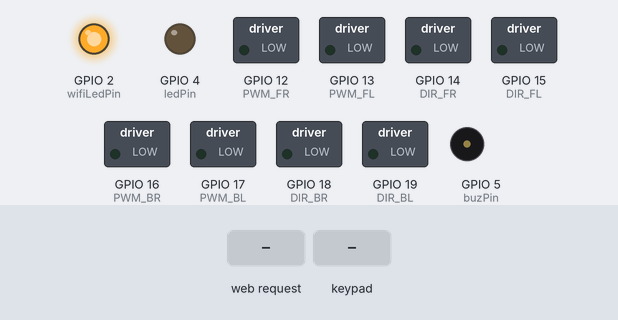
Bench run of a sketch on a simulated ESP32. On the bench: switched loads named in the sketch (green lamp = pin HIGH), output pins drawn as LEDs (lit = HIGH), buzzer (waves = sounding, pin HIGH). The inputs (shaded band) are chosen by the test bench. WiFi joins after 1.5 s; servers stay silent unless stated; nothing arrives over Bluetooth unless stated; what the sketch prints to the serial monitor is not drawn.

Above: at 4.7 s.
4.8 s: HTTP request GET /?State=F received
At 5.5 s:
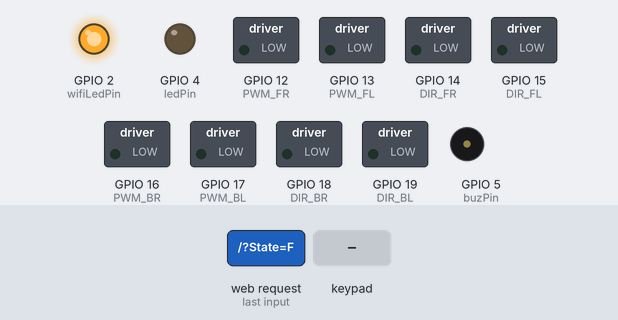
6.3 s: HTTP request GET /?State=B received
At 6.7 s:
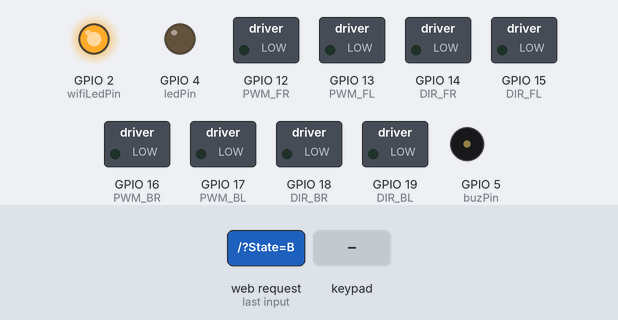
7.8 s: key 'X' pressed
At 8.01 s:
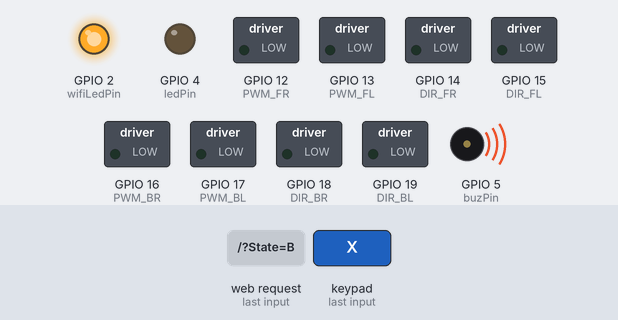
9.7 s: HTTP request GET /?State=R received
At 10.5 s:
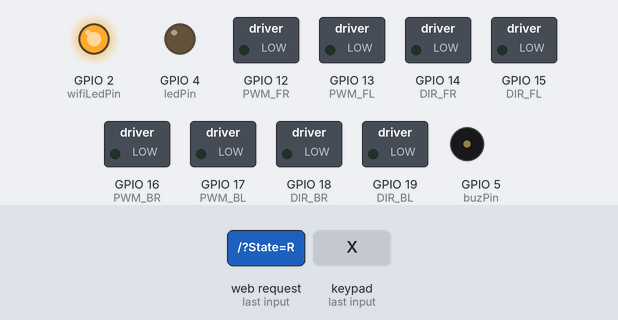
11.2 s: HTTP request GET /?State=L received
At 11.6 s:
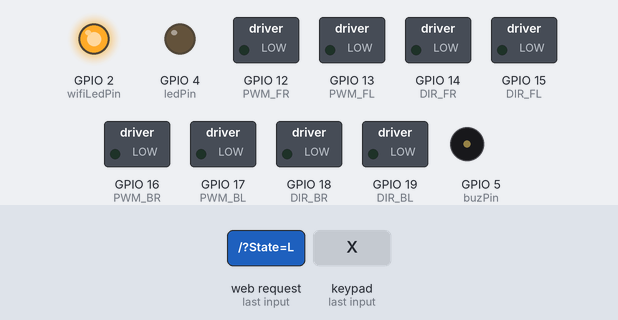
12.7 s: key 'O' pressed
At 13.2 s:
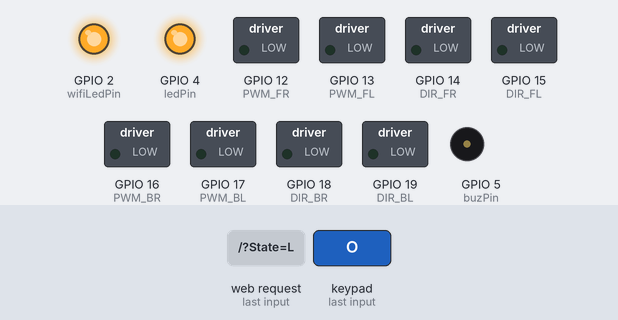
Timing chart, 0 to 15.2 s (numbered marks = the images above; inputs shaded):
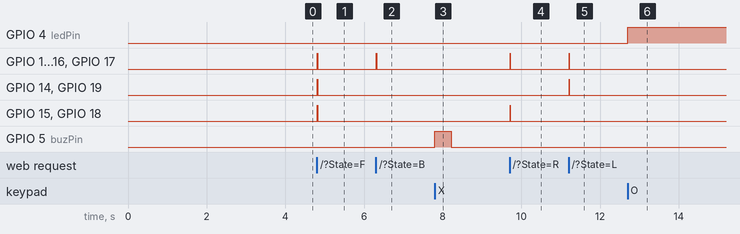

Measured:
- after the input at 4.8 s, GPIO 12 (PWM_FR), GPIO 13 (PWM_FL), GPIO 14 (DIR_FR), GPIO 15 (DIR_FL), GPIO 16 (PWM_BR), GPIO 17 (PWM_BL), GPIO 18 (DIR_BR), GPIO 19 (DIR_BL): LOW → HIGH at once, → LOW 0.01 s later
- after the input at 6.3 s, GPIO 12 (PWM_FR), GPIO 13 (PWM_FL), GPIO 16 (PWM_BR), GPIO 17 (PWM_BL): LOW → HIGH at once, → LOW 0.01 s later
- after the input at 7.8 s, GPIO 5 (buzPin): LOW → HIGH at once, → LOW 0.42 s later
- after the input at 9.7 s, GPIO 12 (PWM_FR), GPIO 13 (PWM_FL), GPIO 15 (DIR_FL), GPIO 16 (PWM_BR), GPIO 17 (PWM_BL), GPIO 18 (DIR_BR): LOW → HIGH at once, → LOW 0.01 s later
- after the input at 11.2 s, GPIO 12 (PWM_FR), GPIO 13 (PWM_FL), GPIO 14 (DIR_FR), GPIO 16 (PWM_BR), GPIO 17 (PWM_BL), GPIO 19 (DIR_BL): LOW → HIGH at once, → LOW 0.01 s later
- after the input at 12.7 s, GPIO 4 (ledPin): LOW → HIGH at once

The sketch:

EWRC32_Remote_Control_Mecanum.ino
```cpp
/******************* WiFi Robot Remote Control Mode ********************/
#include <WiFi.h>
//#include <ArduinoOTA.h>
#include <ESPAsyncWebServer.h>
#include <Ps3Controller.h>


// connections for drive Motors
int PWM_FR = 12;
int PWM_FL = 13;
int DIR_FR = 14;
int DIR_FL = 15;

int PWM_BR = 16;
int PWM_BL = 17;
int DIR_BR = 18;
int DIR_BL = 19;

const int buzPin = 5;      // set digital pin D5 as buzzer pin (use active buzzer)
const int ledPin = 4;      // set digital pin D8 as LED pin (use super bright LED)
const int wifiLedPin = 2;  // set digital pin D0 as indication, the LED turn on if NodeMCU connected to WiFi as STA mode

bool ledStatus = false;

String command;          // String to store app command state.
int SPEED = 1023;        // 330 - 1023.
int speed_Coeff = 5;

AsyncWebServer server(80);


void notFound(AsyncWebServerRequest *request) {
  request->send(404, "text/plain", "Not found");
}


unsigned long previousMillis = 0;

//String sta_ssid = "$your_ssid_maximum_32_characters";      // set Wifi networks you want to connect to
//String sta_password = "$your_pswd_maximum_32_characters";  // set password for Wifi networks

String sta_ssid = "";      // set Wifi networks you want to connect to
String sta_password = "";  // set password for Wifi networks


void setup(){
  Serial.begin(115200);    // set up Serial library at 115200 bps
  Serial.println();
  Serial.println("*ESP32 WiFi Robot Remote Control Mode*");
  Serial.println("--------------------------------------");

  pinMode(buzPin, OUTPUT);      // sets the buzzer pin as an Output
  pinMode(ledPin, OUTPUT);      // sets the LED pin as an Output
  pinMode(wifiLedPin, OUTPUT);  // sets the Wifi LED pin as an Output
  digitalWrite(buzPin, LOW);
  digitalWrite(ledPin, LOW);
  digitalWrite(wifiLedPin, HIGH);
  digitalWrite(wifiLedPin, HIGH);

  // Set all the motor control pins to outputs
  pinMode(PWM_FR, OUTPUT);
  pinMode(PWM_FL, OUTPUT);
  pinMode(DIR_FR, OUTPUT);
  pinMode(DIR_FL, OUTPUT);

  pinMode(PWM_BR, OUTPUT);
  pinMode(PWM_BL, OUTPUT);
  pinMode(DIR_BR, OUTPUT);
  pinMode(DIR_BL, OUTPUT);

  // Turn off motors - Initial state
  digitalWrite(DIR_FR, LOW);
  digitalWrite(DIR_FL, LOW);
  digitalWrite(DIR_BR, LOW);
  digitalWrite(DIR_BL, LOW);

  Ps3.attach(notify);
  Ps3.attachOnConnect(onConnect);
  Ps3.attachOnDisconnect(onDisConnect);
  Ps3.begin();
  String address = Ps3.getAddress();
  Serial.print("The ESP32's Bluetooth MAC address is: ");
  Serial.println(address);

//  ledcSetup(0, 1000 , 8);
//  ledcAttachPin(PWM_FR, 0);
//  ledcSetup(1, 1000 , 8);
//  ledcAttachPin(PWM_FL, 1);
//
//  ledcSetup(2, 1000 , 8);
//  ledcAttachPin(PWM_BR, 2);
//  ledcSetup(3, 1000 , 8);
//  ledcAttachPin(PWM_BL, 3);

  // set ESP32 Wifi hostname based on chip mac address
  char chip_id[15];
  snprintf(chip_id, 15, "%04X", (uint16_t)(ESP.getEfuseMac()>>32));
  String hostname = "esp32Car-" + String(chip_id);

  Serial.println();
  Serial.println("Hostname: "+hostname);

  // first, set NodeMCU as STA mode to connect with a Wifi network
  WiFi.mode(WIFI_STA);
  WiFi.begin(sta_ssid.c_str(), sta_password.c_str());
  Serial.println("");
  Serial.print("Connecting to: ");
  Serial.println(sta_ssid);
  Serial.print("Password: ");
  Serial.println(sta_password);

  // try to connect with Wifi network about 10 seconds
  unsigned long currentMillis = millis();
  previousMillis = currentMillis;
  while (WiFi.status() != WL_CONNECTED && currentMillis - previousMillis <= 10000) {
    delay(500);
    Serial.print(".");
    currentMillis = millis();
  }

  // if failed to connect with Wifi network set NodeMCU as AP mode
  if (WiFi.status() == WL_CONNECTED) {
    Serial.println("");
    Serial.println("*WiFi-STA-Mode*");
    Serial.print("IP: ");
    Serial.println(WiFi.localIP());
    digitalWrite(wifiLedPin, HIGH);    // Wifi LED on when connected to Wifi as STA mode
    delay(2000);
  } else {
    WiFi.mode(WIFI_AP);
    WiFi.softAP(hostname.c_str());
    IPAddress myIP = WiFi.softAPIP();
    Serial.println("");
    Serial.println("WiFi failed connected to " + sta_ssid);
    Serial.println("");
    Serial.println("*WiFi-AP-Mode*");
    Serial.print("AP IP address: ");
    Serial.println(myIP);
    digitalWrite(wifiLedPin, LOW);   // Wifi LED off when status as AP mode
    delay(2000);
  }


  // Send a GET request to <ESP_IP>/?fader=<inputValue>
    server.on("/", HTTP_GET, [] (AsyncWebServerRequest *request) {
    String inputValue;
    String inputMessage;

    // Get value for Forward/Backward
    if (request->hasParam("State")) {
      inputValue = request->getParam("State")->value();

      if (inputValue.equals("F")) Forward();          // check string then call a function or set a value
      else if (inputValue.equals("B")) Backward();
      else if (inputValue.equals("R")) TurnRight();
      else if (inputValue.equals("L")) TurnLeft();
      else if (inputValue.equals("G")) ForwardLeft();
      else if (inputValue.equals("H")) BackwardLeft();
      else if (inputValue.equals("I")) ForwardRight();
      else if (inputValue.equals("J")) BackwardRight();
      else if (inputValue.equals("S")) Stop();
      else if (inputValue.equals("V")) BeepHorn();
      else if (inputValue.equals("W")) TurnLightOn();
      else if (inputValue.equals("w")) TurnLightOff();
      else if (inputValue.equals("0")) SPEED = 330;
      else if (inputValue.equals("1")) SPEED = 400;
      else if (inputValue.equals("2")) SPEED = 470;
      else if (inputValue.equals("3")) SPEED = 540;
      else if (inputValue.equals("4")) SPEED = 610;
      else if (inputValue.equals("5")) SPEED = 680;
      else if (inputValue.equals("6")) SPEED = 750;
      else if (inputValue.equals("7")) SPEED = 820;
      else if (inputValue.equals("8")) SPEED = 890;
      else if (inputValue.equals("9")) SPEED = 960;
      else if (inputValue.equals("q")) SPEED = 1023;
      else inputValue = "No message sent";
    }

    Serial.println(inputValue);
    inputValue="";
    request->send(200, "text/text", "");
  });

  server.onNotFound (notFound);    // when a client requests an unknown URI (i.e. something other than "/"), call function "handleNotFound"
  server.begin();


//  ArduinoOTA.begin();                       // enable to receive update/uploade firmware via Wifi OTA
}

void notify()
{
  int lxAxisValue =(Ps3.data.analog.stick.lx);  //Left stick  - x axis - turnright/turnleft car movement
  int lyAxisValue =(Ps3.data.analog.stick.ly);  //Left stick  - y axis - forward/backward car movement
  int rxAxisValue =(Ps3.data.analog.stick.rx);  //Right stick - x axis - left/right car movement

  if (lyAxisValue <= -50){       //Move car Forward
    Forward();
  }
  else if (lyAxisValue >= 50){   //Move car Backward
    Backward();
  }
  else if (lxAxisValue >= 50){   //Move car ForwardRight
    ForwardRight();
  }
  else if (lxAxisValue <= -50){   //Move car ForwardLeft
    ForwardLeft();
  }
  else if (rxAxisValue >= 50){  //Move car Right
    TurnRight();
  }
  else if (rxAxisValue <= -50){   //Move car Left
    TurnLeft();
  }
  else {
    Stop();
  }

  if(Ps3.event.button_down.cross){
    digitalWrite(buzPin,HIGH);
    delay(10);
  } else if (Ps3.event.button_up.cross){
    digitalWrite(buzPin,LOW);
  }

  if(Ps3.event.button_down.circle){
    ledStatus=!ledStatus;
    digitalWrite(ledPin,ledStatus);
  }

}

void onConnect(){
  Serial.println("Connected!.");
}

void onDisConnect(){

}

void loop() {
//    ArduinoOTA.handle();          // listen for update OTA request from clients
}


// function to move forward
void Forward(){
  digitalWrite(DIR_FR, HIGH);
  digitalWrite(DIR_FL, HIGH);
  digitalWrite(DIR_BR, HIGH);
  digitalWrite(DIR_BL, HIGH);
  digitalWrite(PWM_FR, HIGH);
  digitalWrite(PWM_FL, HIGH);
  digitalWrite(PWM_BR, HIGH);
  digitalWrite(PWM_BL, HIGH);
}

// function to move backward
void Backward(){
  digitalWrite(DIR_FR, LOW);
  digitalWrite(DIR_FL, LOW);
  digitalWrite(DIR_BR, LOW);
  digitalWrite(DIR_BL, LOW);
  digitalWrite(PWM_FR, HIGH);
  digitalWrite(PWM_FL, HIGH);
  digitalWrite(PWM_BR, HIGH);
  digitalWrite(PWM_BL, HIGH);
}

// function to turn right
void TurnRight(){
  digitalWrite(DIR_FR, LOW);
  digitalWrite(DIR_FL, HIGH);
  digitalWrite(DIR_BR, HIGH);
  digitalWrite(DIR_BL, LOW);
  digitalWrite(PWM_FR, HIGH);
  digitalWrite(PWM_FL, HIGH);
  digitalWrite(PWM_BR, HIGH);
  digitalWrite(PWM_BL, HIGH);
}

// function to turn left
void TurnLeft(){
  digitalWrite(DIR_FR, HIGH);
  digitalWrite(DIR_FL, LOW);
  digitalWrite(DIR_BR, LOW);
  digitalWrite(DIR_BL, HIGH);
  digitalWrite(PWM_FR, HIGH);
  digitalWrite(PWM_FL, HIGH);
  digitalWrite(PWM_BR, HIGH);
  digitalWrite(PWM_BL, HIGH);
}

// function to move forward left
void ForwardLeft(){
  digitalWrite(DIR_FR, HIGH);
  digitalWrite(DIR_FL, LOW);
  digitalWrite(DIR_BR, HIGH);
  digitalWrite(DIR_BL, LOW);
  digitalWrite(PWM_FR, HIGH);
  digitalWrite(PWM_FL, HIGH);
  digitalWrite(PWM_BR, HIGH);
  digitalWrite(PWM_BL, HIGH);
}

// function to move backward left
void BackwardLeft(){
  digitalWrite(DIR_FR, LOW);
  digitalWrite(DIR_FL, HIGH);
  digitalWrite(DIR_BR, LOW);
  digitalWrite(DIR_BL, HIGH);
  digitalWrite(PWM_FR, HIGH);
  digitalWrite(PWM_FL, HIGH);
  digitalWrite(PWM_BR, HIGH);
  digitalWrite(PWM_BL, HIGH);
}

// function to move forward right
void ForwardRight(){
  digitalWrite(DIR_FR, LOW);
  digitalWrite(DIR_FL, HIGH);
  digitalWrite(DIR_BR, LOW);
  digitalWrite(DIR_BL, HIGH);
  digitalWrite(PWM_FR, HIGH);
  digitalWrite(PWM_FL, HIGH);
  digitalWrite(PWM_BR, HIGH);
  digitalWrite(PWM_BL, HIGH);
}

// function to move backward left
void BackwardRight(){
  digitalWrite(DIR_FR, HIGH);
  digitalWrite(DIR_FL, LOW);
  digitalWrite(DIR_BR, HIGH);
  digitalWrite(DIR_BL, LOW);
  digitalWrite(PWM_FR, HIGH);
  digitalWrite(PWM_FL, HIGH);
  digitalWrite(PWM_BR, HIGH);
  digitalWrite(PWM_BL, HIGH);
}

// function to stop motors
void Stop(){
  digitalWrite(DIR_FR, LOW);
  digitalWrite(DIR_FL, LOW);
  digitalWrite(DIR_BR, LOW);
  digitalWrite(DIR_BL, LOW);
  digitalWrite(PWM_FR, LOW);
  digitalWrite(PWM_FL, LOW);
  digitalWrite(PWM_BR, LOW);
  digitalWrite(PWM_BL, LOW);
}

// function to beep a buzzer
void BeepHorn(){
  digitalWrite(buzPin, HIGH);
  delay(150);
  digitalWrite(buzPin, LOW);
  delay(80);
  digitalWrite(buzPin, HIGH);
  delay(150);
  digitalWrite(buzPin, LOW);
  delay(80);
}

// function to turn on LED
void TurnLightOn(){
  digitalWrite(ledPin, HIGH);
}

// function to turn off LED
void TurnLightOff(){
  digitalWrite(ledPin, LOW);
}
```
